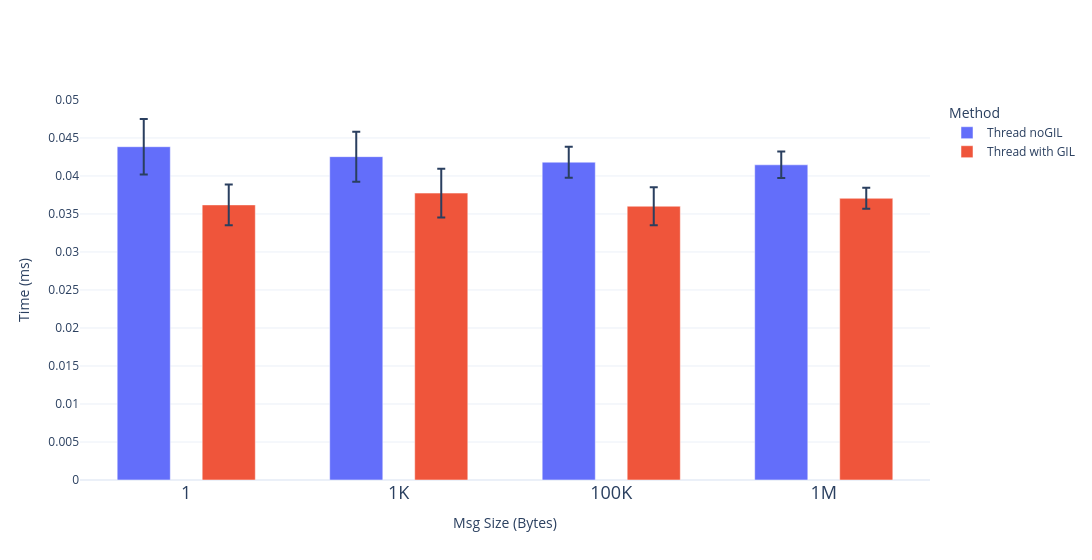

Write notebook code for a chart like this one.
### Code cell
fig = go.Figure()

fig.add_bar(
    name="Thread noGIL",
    x=msg_sizes,
    y=nogil_mean,
    error_y=dict(type="data", array=nogil_err, visible=True),
    width=0.25,
    textposition="outside"
)

fig.add_bar(
    name="Thread with GIL",
    x=msg_sizes,
    y=gil_mean,
    error_y=dict(type="data", array=gil_err, visible=True),
    width=0.25,
    textposition="outside"
)

fig.update_layout(
    width=1200,
    xaxis=dict(tickfont=dict(size=18)),
    xaxis_title="Msg Size (Bytes)",
    yaxis_title="Time (ms)",
    barmode="group",
    bargap=0.2,
    legend_title_text="Method",
    template="plotly_white"
)

fig.show()

### Figure 1 — Plotly figure (JSON) as saved in the notebook; plotly's stock layout.template omitted (floating-point values rounded to 4 significant figures)
{"data": [{"error_y": {"array": [0.003643, 0.003287, 0.002043, 0.001745], "type": "data", "visible": true}, "name": "Thread noGIL", "textposition": "outside", "type": "bar", "width": 0.25, "x": ["1", "1K", "100K", "1M"], "y": [0.04385, 0.04254, 0.04182, 0.04147]}, {"error_y": {"array": [0.002673, 0.003201, 0.002508, 0.001373], "type": "data", "visible": true}, "name": "Thread with GIL", "textposition": "outside", "type": "bar", "width": 0.25, "x": ["1", "1K", "100K", "1M"], "y": [0.03619, 0.03775, 0.03602, 0.03706]}], "layout": {"bargap": 0.2, "barmode": "group", "legend": {"title": {"text": "Method"}}, "width": 1200, "xaxis": {"tickfont": {"size": 18}, "title": {"text": "Msg Size (Bytes)"}}, "yaxis": {"title": {"text": "Time (ms)"}}}}
